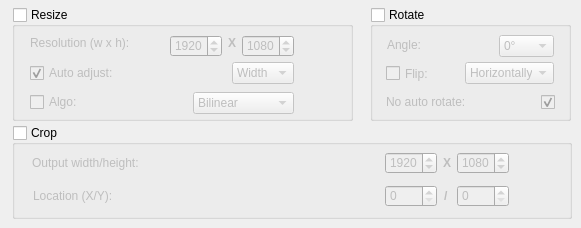
        <widget class="QWidget" name="ResizeTab">
         <attribute name="title">
          <string>Resize</string>
         </attribute>
         <widget class="QGroupBox" name="ResizeGB">
          <property name="geometry">
           <rect>
            <x>12</x>
            <y>7</y>
            <width>341</width>
            <height>114</height>
           </rect>
          </property>
          <property name="toolTip">
           <string>Enables resizing of the video.</string>
          </property>
          <property name="title">
           <string>Resize</string>
          </property>
          <property name="checkable">
           <bool>true</bool>
          </property>
          <property name="checked">
           <bool>false</bool>
          </property>
          <widget class="QLabel" name="ResolutionResLabel">
           <property name="geometry">
            <rect>
             <x>18</x>
             <y>28</y>
             <width>121</width>
             <height>16</height>
            </rect>
           </property>
           <property name="text">
            <string>Resolution (w x h):</string>
           </property>
          </widget>
          <widget class="QLabel" name="Eks3Label">
           <property name="geometry">
            <rect>
             <x>216</x>
             <y>28</y>
             <width>19</width>
             <height>16</height>
            </rect>
           </property>
           <property name="text">
            <string>&lt;html&gt;&lt;head/&gt;&lt;body&gt;&lt;p&gt;&lt;span style=&quot; font-weight:700;&quot;&gt;X&lt;/span&gt;&lt;/p&gt;&lt;/body&gt;&lt;/html&gt;</string>
           </property>
          </widget>
          <widget class="QSpinBox" name="WidthNUD">
           <property name="geometry">
            <rect>
             <x>158</x>
             <y>28</y>
             <width>52</width>
             <height>22</height>
            </rect>
           </property>
           <property name="toolTip">
            <string>The video width.</string>
           </property>
           <property name="minimum">
            <number>640</number>
           </property>
           <property name="maximum">
            <number>7680</number>
           </property>
           <property name="value">
            <number>1920</number>
           </property>
          </widget>
          <widget class="QSpinBox" name="HeightNUD">
           <property name="geometry">
            <rect>
             <x>230</x>
             <y>28</y>
             <width>52</width>
             <height>22</height>
            </rect>
           </property>
           <property name="toolTip">
            <string>The video height.</string>
           </property>
           <property name="minimum">
            <number>360</number>
           </property>
           <property name="maximum">
            <number>4320</number>
           </property>
           <property name="value">
            <number>1080</number>
           </property>
          </widget>
          <widget class="QComboBox" name="AutoAdjResDD">
           <property name="geometry">
            <rect>
             <x>220</x>
             <y>55</y>
             <width>62</width>
             <height>22</height>
            </rect>
           </property>
           <property name="toolTip">
            <string>The side to auto adjust.</string>
           </property>
           <property name="currentIndex">
            <number>1</number>
           </property>
           <item>
            <property name="text">
             <string>Height</string>
            </property>
           </item>
           <item>
            <property name="text">
             <string>Width</string>
            </property>
           </item>
          </widget>
          <widget class="QCheckBox" name="AutoAdjResCB">
           <property name="geometry">
            <rect>
             <x>18</x>
             <y>55</y>
             <width>101</width>
             <height>22</height>
            </rect>
           </property>
           <property name="toolTip">
            <string>Enables auto adjustment of the resize.</string>
           </property>
           <property name="text">
            <string>Auto adjust:</string>
           </property>
           <property name="checked">
            <bool>true</bool>
           </property>
          </widget>
          <widget class="QCheckBox" name="ResizeAlgoCB">
           <property name="geometry">
            <rect>
             <x>18</x>
             <y>85</y>
             <width>61</width>
             <height>20</height>
            </rect>
           </property>
           <property name="toolTip">
            <string>Enables resize algorithms.</string>
           </property>
           <property name="text">
            <string>Algo:</string>
           </property>
          </widget>
          <widget class="QComboBox" name="ResizeAlgoDD">
           <property name="geometry">
            <rect>
             <x>181</x>
             <y>85</y>
             <width>101</width>
             <height>22</height>
            </rect>
           </property>
           <property name="toolTip">
            <string>Selects the algorithm for resize.</string>
           </property>
           <item>
            <property name="text">
             <string>Bilinear</string>
            </property>
           </item>
           <item>
            <property name="text">
             <string>Bicubic</string>
            </property>
           </item>
           <item>
            <property name="text">
             <string>Experimental</string>
            </property>
           </item>
           <item>
            <property name="text">
             <string>Neighbor</string>
            </property>
           </item>
           <item>
            <property name="text">
             <string>Area</string>
            </property>
           </item>
           <item>
            <property name="text">
             <string>Bicublin</string>
            </property>
           </item>
           <item>
            <property name="text">
             <string>Gauss</string>
            </property>
           </item>
           <item>
            <property name="text">
             <string>Sinc</string>
            </property>
           </item>
           <item>
            <property name="text">
             <string>Lanczos</string>
            </property>
           </item>
           <item>
            <property name="text">
             <string>Spline</string>
            </property>
           </item>
          </widget>
         </widget>
         <widget class="QGroupBox" name="RotateGB">
          <property name="geometry">
           <rect>
            <x>370</x>
            <y>7</y>
            <width>201</width>
            <height>114</height>
           </rect>
          </property>
          <property name="toolTip">
           <string>Enables/disables video rotation.</string>
          </property>
          <property name="title">
           <string>Rotate</string>
          </property>
          <property name="checkable">
           <bool>true</bool>
          </property>
          <property name="checked">
           <bool>false</bool>
          </property>
          <widget class="QLabel" name="AngleLabel">
           <property name="geometry">
            <rect>
             <x>17</x>
             <y>28</y>
             <width>47</width>
             <height>20</height>
            </rect>
           </property>
           <property name="text">
            <string>Angle:</string>
           </property>
          </widget>
          <widget class="QComboBox" name="AngleDD">
           <property name="geometry">
            <rect>
             <x>129</x>
             <y>28</y>
             <width>55</width>
             <height>22</height>
            </rect>
           </property>
           <property name="toolTip">
            <string>The angle at which to rotate at.</string>
           </property>
           <item>
            <property name="text">
             <string>0°</string>
            </property>
           </item>
           <item>
            <property name="text">
             <string>90°</string>
            </property>
           </item>
           <item>
            <property name="text">
             <string>180°</string>
            </property>
           </item>
           <item>
            <property name="text">
             <string>270°</string>
            </property>
           </item>
          </widget>
          <widget class="QCheckBox" name="FlipCB">
           <property name="geometry">
            <rect>
             <x>16</x>
             <y>55</y>
             <width>47</width>
             <height>23</height>
            </rect>
           </property>
           <property name="toolTip">
            <string>Enables/disables flipping the video.</string>
           </property>
           <property name="text">
            <string>Flip:</string>
           </property>
          </widget>
          <widget class="QComboBox" name="FlipDD">
           <property name="geometry">
            <rect>
             <x>95</x>
             <y>55</y>
             <width>89</width>
             <height>22</height>
            </rect>
           </property>
           <property name="toolTip">
            <string>The direction to flip.</string>
           </property>
           <item>
            <property name="text">
             <string>Horizontally</string>
            </property>
           </item>
           <item>
            <property name="text">
             <string>Vertically</string>
            </property>
           </item>
          </widget>
          <widget class="QLabel" name="NoAutoRotateLabel">
           <property name="geometry">
            <rect>
             <x>16</x>
             <y>85</y>
             <width>101</width>
             <height>20</height>
            </rect>
           </property>
           <property name="text">
            <string>No auto rotate:</string>
           </property>
          </widget>
          <widget class="QCheckBox" name="NoAutoRotateCB">
           <property name="geometry">
            <rect>
             <x>171</x>
             <y>85</y>
             <width>21</width>
             <height>20</height>
            </rect>
           </property>
           <property name="toolTip">
            <string>Enables/disables FFMpeg auto rotation tool. Turn this on for portriat videos.</string>
           </property>
           <property name="text">
            <string/>
           </property>
           <property name="checked">
            <bool>true</bool>
           </property>
          </widget>
         </widget>
         <widget class="QGroupBox" name="CropGB">
          <property name="geometry">
           <rect>
            <x>12</x>
            <y>125</y>
            <width>560</width>
            <height>94</height>
           </rect>
          </property>
          <property name="toolTip">
           <string>Enables/disables cropping of the video.</string>
          </property>
          <property name="title">
           <string>Crop</string>
          </property>
          <property name="checkable">
           <bool>true</bool>
          </property>
          <property name="checked">
           <bool>false</bool>
          </property>
          <widget class="QLabel" name="OutSizeLabel">
           <property name="geometry">
            <rect>
             <x>20</x>
             <y>30</y>
             <width>131</width>
             <height>16</height>
            </rect>
           </property>
           <property name="text">
            <string>Output width/height:</string>
           </property>
          </widget>
          <widget class="QLabel" name="Eks4Label">
           <property name="geometry">
            <rect>
             <x>431</x>
             <y>30</y>
             <width>19</width>
             <height>16</height>
            </rect>
           </property>
           <property name="text">
            <string>&lt;html&gt;&lt;head/&gt;&lt;body&gt;&lt;p&gt;&lt;span style=&quot; font-weight:700;&quot;&gt;X&lt;/span&gt;&lt;/p&gt;&lt;/body&gt;&lt;/html&gt;</string>
           </property>
          </widget>
          <widget class="QSpinBox" name="OutWidthNUD">
           <property name="geometry">
            <rect>
             <x>373</x>
             <y>27</y>
             <width>52</width>
             <height>22</height>
            </rect>
           </property>
           <property name="toolTip">
            <string>The output video width.</string>
           </property>
           <property name="minimum">
            <number>640</number>
           </property>
           <property name="maximum">
            <number>7680</number>
           </property>
           <property name="value">
            <number>1920</number>
           </property>
          </widget>
          <widget class="QSpinBox" name="OutHeightNUD">
           <property name="geometry">
            <rect>
             <x>445</x>
             <y>27</y>
             <width>52</width>
             <height>22</height>
            </rect>
           </property>
           <property name="toolTip">
            <string>The output video height.</string>
           </property>
           <property name="minimum">
            <number>360</number>
           </property>
           <property name="maximum">
            <number>4320</number>
           </property>
           <property name="value">
            <number>1080</number>
           </property>
          </widget>
          <widget class="QLabel" name="LocationLabel">
           <property name="geometry">
            <rect>
             <x>21</x>
             <y>63</y>
             <width>101</width>
             <height>16</height>
            </rect>
           </property>
           <property name="text">
            <string>Location (X/Y):</string>
           </property>
          </widget>
          <widget class="QSpinBox" name="EksNUD">
           <property name="geometry">
            <rect>
             <x>373</x>
             <y>60</y>
             <width>52</width>
             <height>22</height>
            </rect>
           </property>
           <property name="toolTip">
            <string>The x coordinate to crop.</string>
           </property>
           <property name="minimum">
            <number>0</number>
           </property>
           <property name="maximum">
            <number>7680</number>
           </property>
           <property name="value">
            <number>0</number>
           </property>
          </widget>
          <widget class="QSpinBox" name="WhyNUD">
           <property name="geometry">
            <rect>
             <x>445</x>
             <y>60</y>
             <width>52</width>
             <height>22</height>
            </rect>
           </property>
           <property name="toolTip">
            <string>The Y coordinate to crop.</string>
           </property>
           <property name="minimum">
            <number>0</number>
           </property>
           <property name="maximum">
            <number>4320</number>
           </property>
           <property name="value">
            <number>0</number>
           </property>
          </widget>
          <widget class="QLabel" name="Slash4Label_2">
           <property name="geometry">
            <rect>
             <x>432</x>
             <y>61</y>
             <width>20</width>
             <height>20</height>
            </rect>
           </property>
           <property name="text">
            <string>&lt;html&gt;&lt;head/&gt;&lt;body&gt;&lt;p&gt;&lt;span style=&quot; font-weight:700;&quot;&gt;/&lt;/span&gt;&lt;/p&gt;&lt;/body&gt;&lt;/html&gt;</string>
           </property>
          </widget>
         </widget>
        </widget>
